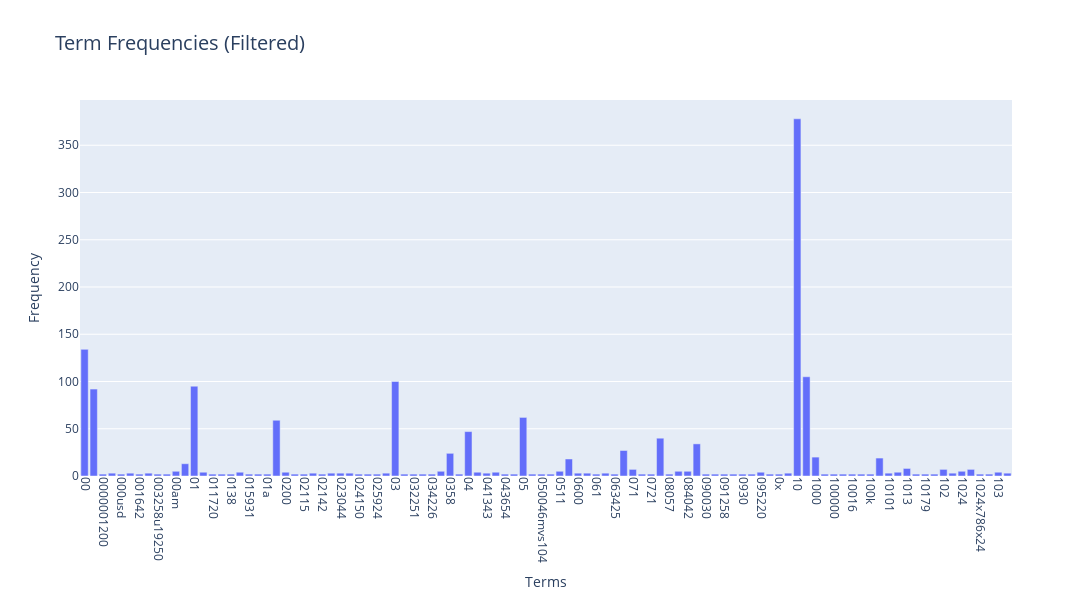

Write notebook code for a chart like this one.
### Markdown cell above
### >>> **Exercise 13 (take home):** 
The chart above only contains 300 vocabulary in the documents, and it's already computationally intensive to both compute and visualize. Can you efficiently reduce the number of terms you want to visualize as an exercise.

### Code cell
# Answer here
threshold = 1
filtered_terms = [(term, freq) for term, freq in zip(terms, frequencies) if freq > threshold]
terms, frequencies = zip(*filtered_terms)

# Now create the Plotly visualization with fewer terms
fig = px.bar(x=terms, y=frequencies, labels={'x': 'Terms', 'y': 'Frequency'}, title="Term Frequencies (Filtered)")
fig.update_layout(xaxis=dict(tickangle=90), height=600, width=1400, title_font_size=20)
fig.show()

### Figure 1 — Plotly figure (JSON) as saved in the notebook; plotly's stock layout.template omitted (floating-point values rounded to 4 significant figures)
{"data": [{"alignmentgroup": "True", "hovertemplate": "Terms=%{x}<br>Frequency=%{y}<extra></extra>", "legendgroup": "", "marker": {"color": "#636efa", "pattern": {"shape": ""}}, "name": "", "offsetgroup": "", "orientation": "v", "showlegend": false, "textposition": "auto", "type": "bar", "x": ["00", "000", "0000001200", "0001", "000usd", "0010580b", "001642", "002", "003258u19250", "004021809", "00am", "00pm", "01", "0100", "011720", "013", "0138", "01580", "015931", "0184", "01a", "02", "0200", "020504", "02115", "02118", "02142", "02173", "023044", "024103", "024150", "025240", "025924", "0293", "03", "031423", "032251", "033446", "034226", "0349", "0358", "0391", "04", "040", "041343", "0423", "043654", "044140", "05", "0500", "050046mvs104", "0510", "0511", "06", "0600", "0608", "061", "06320", "063425", "07", "071", "071823", "0721", "08", "08057", "081052", "084042", "09", "090030", "091139", "091258", "091844", "0930", "093300", "095220", "0987", "0x", "0x100", "10", "100", "1000", "10000", "100000", "100015", "10016", "100grams", "100k", "101", "10101", "101010", "1013", "1015", "10179", "10193", "102", "102007", "1024", "1024x768", "1024x786x24", "1028", "103", "103237"], "xaxis": "x", "y": [134, 92, 2, 3, 2, 3, 2, 3, 2, 2, 5, 13, 95, 4, 2, 2, 2, 4, 2, 2, 2, 59, 4, 2, 2, 3, 2, 3, 3, 3, 2, 2, 2, 3, 100, 2, 2, 2, 2, 5, 24, 2, 47, 4, 3, 4, 2, 2, 62, 2, 2, 2, 5, 18, 3, 3, 2, 3, 2, 27, 7, 2, 2, 40, 2, 5, 5, 34, 2, 2, 2, 2, 2, 2, 4, 2, 2, 3, 378, 105, 20, 2, 2, 2, 2, 2, 2, 19, 3, 4, 8, 2, 2, 2, 7, 3, 5, 7, 2, 2, 4, 3], "yaxis": "y"}], "layout": {"barmode": "relative", "height": 600, "legend": {"tracegroupgap": 0}, "title": {"font": {"size": 20}, "text": "Term Frequencies (Filtered)"}, "width": 1400, "xaxis": {"anchor": "y", "domain": [0, 1], "tickangle": 90, "title": {"text": "Terms"}}, "yaxis": {"anchor": "x", "domain": [0, 1], "title": {"text": "Frequency"}}}}
